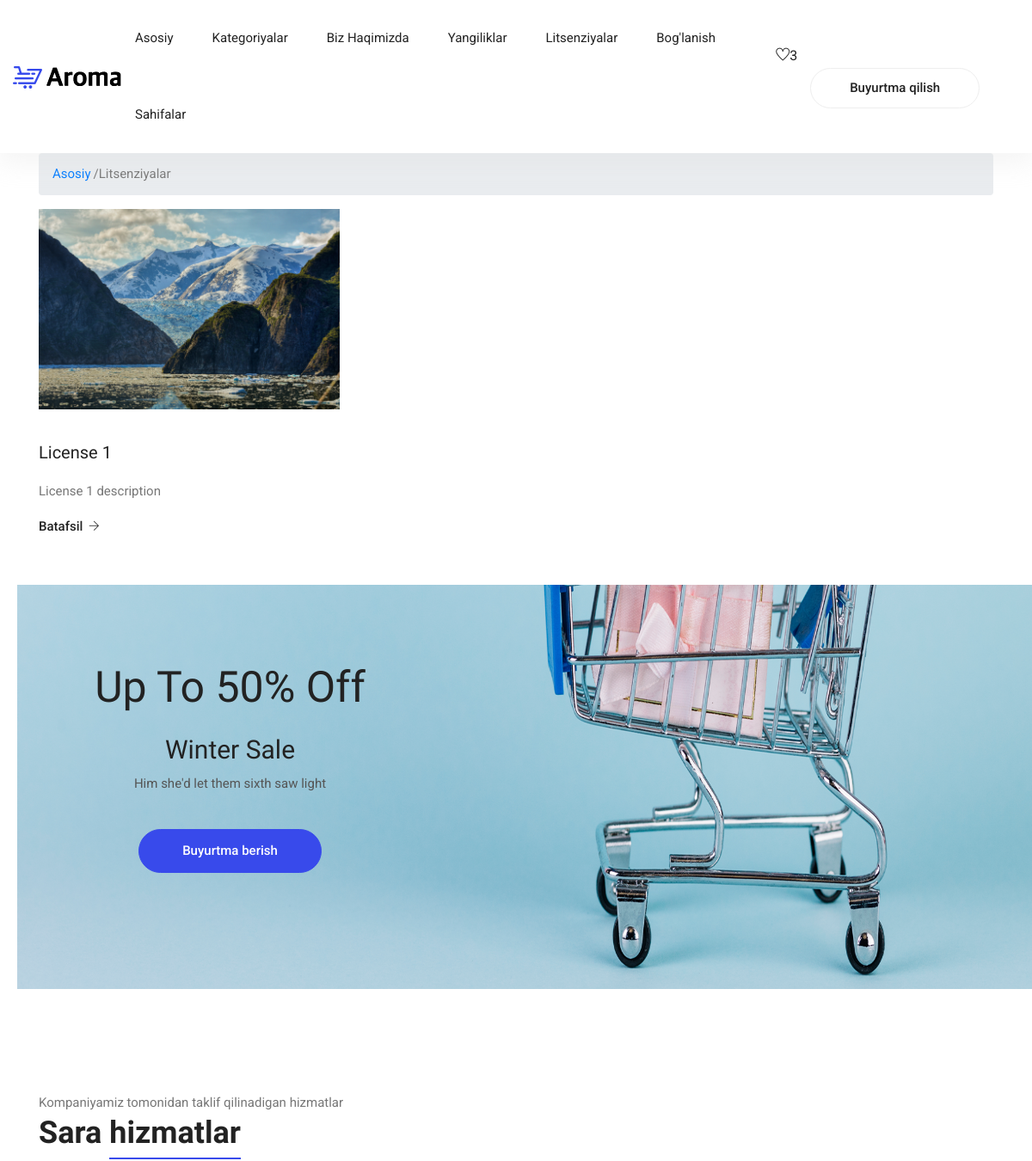
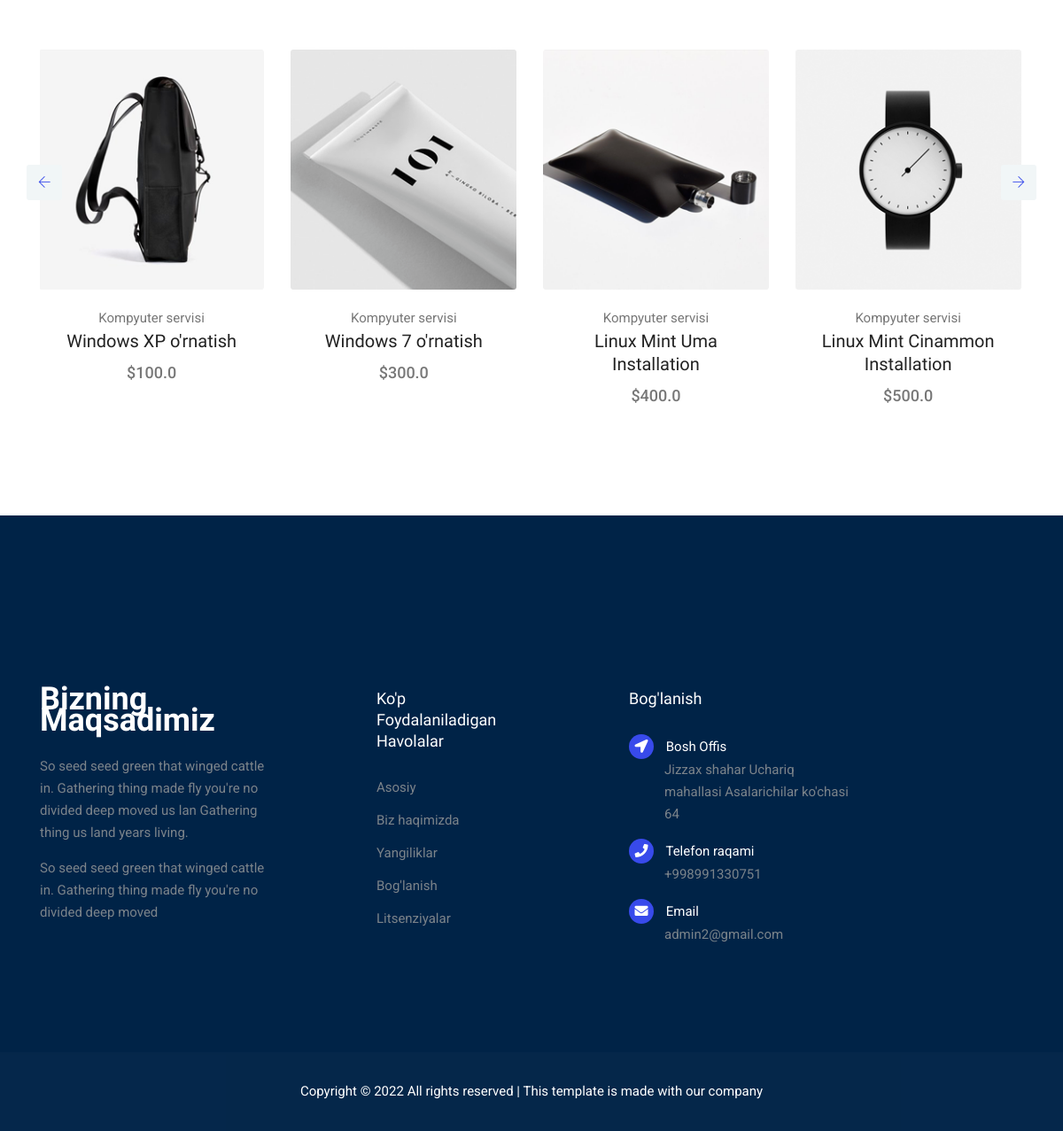
The page /lic/ on the database its author committed (2 pictures, top to bottom).
### home/models.py (models this page shows, shortened)
class License(models.Model):
    title = models.CharField(max_length=255)
    description = models.TextField()
    detail = RichTextUploadingField()
    image = models.ImageField(upload_to='lic_images/')
    create_at = models.DateTimeField(auto_now_add=True)
    update_at = models.DateTimeField(auto_now=True)

class Setting(models.Model):
    title = models.CharField(max_length=222)
    keywords = models.CharField(max_length=222)
    description = models.CharField(max_length=222)
    country = models.CharField(max_length=222,blank=True)
    address = models.CharField(max_length=222,blank=True)
    phone = models.CharField(max_length=222, blank=True)
    email = models.EmailField()
    facebook = models.CharField(max_length=222,blank=True)
    instagram = models.CharField(max_length=222,blank=True)
    twitter = models.CharField(max_length=222,blank=True)
    youtube = models.CharField(max_length=222,blank=True)
    aboutus = RichTextUploadingField()
    contact = RichTextUploadingField()
    create_at = models.DateTimeField(auto_now_add=True)
    update_at = models.DateTimeField(auto_now=True)

### product/models.py (models this page shows, shortened)
class Product(models.Model):
    STATUS = (
        ('True','Mavjud'),
        ('False','Mavjud emas'),
    )
    category = models.ForeignKey(Category,on_delete=models.CASCADE)
    title = models.CharField(max_length=222,unique=True)
    keywords = models.CharField(max_length=222,unique=True)
    description = models.CharField(max_length=222,blank=True)
    image = models.ImageField(upload_to='product_main/',blank=True)
    price = models.FloatField()
    detail = RichTextUploadingField()
    slug = models.SlugField(null=False,unique=True)
    status = models.CharField(max_length=15,choices=STATUS)
    create_at = models.DateTimeField(auto_now_add=True)
    update_at = models.DateTimeField(auto_now=True)
    def image_tag(self):
        return mark_safe('<img src="{}" height="50">'.format(self.image.url))
    image_tag.short_description = 'Image'

class Category(models.Model):
    title = models.CharField(max_length=222,unique=True)
    keywords = models.CharField(max_length=255,unique=True)
    slug = models.SlugField(null=False,unique=True)
    image = models.ImageField(upload_to = 'category_images/',blank=True)
    description = models.CharField(max_length=255,blank=True)
    create_at = models.DateTimeField(auto_now_add=True)
    update_at = models.DateTimeField(auto_now=True)
    def __str__(self):
        return self.title

### home/views.py (the view)
# urls.py: path('lic/',views.lic,name='lic'),
def lic(request):
    lic = License.objects.all().order_by('?')
    setting = Setting.objects.all()
    category = Category.objects.all()
    product_picked = Product.objects.all().order_by('?')[:8]
    context = {
        'lic':lic,
        'setting':setting,
        'category':category,
        'product_picked':product_picked,
    }
    return render(request,'lic.html',context)

### templates/lic.html (shortened to what this page needs)
{% extends 'base.html' %}
{% load static %}
{% block banner %}
<div id="breadcrumb">
    <div class="container">
        <ul class="breadcrumb">
            <li>
                <a href="/">Asosiy</a>
            </li>
            <span style="padding-left: 3px;"> /</span>
            <li class="active">
                Litsenziyalar
            </li>
        </ul>
    </div>
</div>
<section class="blog mt-3">
    <div class="container">
        <div class="row">
            {% for i in lic %}
            <div class="col-md-6 col-lg-4 mb-4 mb-lg-0">
                <div class="card card-blog">
                    <div class="card-blog__img">
                        <img class="card-img rounded-0" src="{{i.image.url}}" alt="">
                    </div>
                    <div class="card-body">
                        <h4 class="card-blog__title"><a href="/lic-detail/{{i.id}}/">{{i.title}}</a></h4>
                        <p>{{i.description}}</p>
                        <a class="card-blog__link" href="/lic-detail/{{i.id}}/">Batafsil <i
                                class="ti-arrow-right"></i></a>
                    </div>
                </div>
            </div>
            {% endfor %}
        </div>
    </div>
</section>
{% endblock %}
{% block content %}
<section class="offer" id="parallax-1" data-anchor-target="#parallax-1" data-300-top="background-position: 20px 30px"
    data-top-bottom="background-position: 0 20px">
    <div class="container">
        <div class="row">
            <div class="col-xl-5">
                <div class="offer__content text-center">
                    <h3>Up To 50% Off</h3>
                    <h4>Winter Sale</h4>
                    <p>Him she'd let them sixth saw light</p>
                    <a class="button button--active mt-3 mt-xl-4" href="{% url 'all_products' %}">Buyurtma berish</a>
                </div>
            </div>
        </div>
    </div>
</section>
<section class="section-margin calc-60px">
    <div class="container">
        <div class="section-intro pb-60px">
            <p>Kompaniyamiz tomonidan taklif qilinadigan hizmatlar</p>
            <h2>Sara <span class="section-intro__style">hizmatlar</span></h2>
        </div>
        <div class="owl-carousel owl-theme" id="bestSellerCarousel">
            {% for i in product_picked %}
            <div class="card text-center card-product">
                <div class="card-product__img">
                    <img class="img-fluid" src="{{i.image.url}}" alt="">
                </div>
                <div class="card-body">
                    <p>{{i.category}}</p>
                    <h4 class="card-product__title"><a href="/product-detail/{{i.id}}/">{{i.title}}</a></h4>
                    <p class="card-product__price">${{i.price|safe}}</p>
                </div>
            </div>
            {% endfor %}
        </div>
    </div>
</section>
{% endblock %}

### templates/footer.html
{% load static %}
<footer class="footer">
    <div class="footer-area">
        <div class="container">
            <div class="row section_gap">
                <div class="col-lg-3 col-md-6 col-sm-6">
                    <div class="single-footer-widget tp_widgets">
                        <h4 class="footer_title large_title">Bizning maqsadimiz</h4>
                        <p>
                            So seed seed green that winged cattle in. Gathering thing made fly you're no
                            divided deep moved us lan Gathering thing us land years living.
                        </p>
                        <p>
                            So seed seed green that winged cattle in. Gathering thing made fly you're no divided deep
                            moved
                        </p>
                    </div>
                </div>
                <div class="offset-lg-1 col-lg-2 col-md-6 col-sm-6">
                    <div class="single-footer-widget tp_widgets">
                        <h4 class="footer_title">Ko'p foydalaniladigan havolalar</h4>
                        <ul class="list">
                            <li><a href="/">Asosiy</a></li>
                            <li><a href="{% url 'aboutus' %}">Biz haqimizda</a></li>
                            <li><a href="{% url 'post' %}">Yangiliklar</a></li>
                            <li><a href="{% url 'contact' %}">Bog'lanish</a></li>
                            <li><a href="{% url 'lic' %}">Litsenziyalar</a></li>
                        </ul>
                    </div>
                </div>
                <div class="offset-lg-1 col-lg-3 col-md-6 col-sm-6">
                    <div class="single-footer-widget tp_widgets">
                        {% for i in setting %}
                        <h4 class="footer_title">Bog'lanish</h4>
                        <div class="ml-40">
                            <p class="sm-head">
                                <span class="fa fa-location-arrow"></span>
                                Bosh Offis
                            </p>
                            <p>{{i.address}}</p>
                            <p class="sm-head">
                                <span class="fa fa-phone"></span>
                                Telefon raqami
                            </p>
                            <p>
                                {{i.phone}}
                            </p>
                            <p class="sm-head">
                                <span class="fa fa-envelope"></span>
                                Email
                            </p>
                            <p>
                                {{i.email}}
                            </p>
                        </div>
                        {% endfor %}
                    </div>
                </div>
            </div>
        </div>
    </div>
    <div class="footer-bottom">
        <div class="container">
            <div class="row d-flex">
                <p class="col-lg-12 footer-text text-center">
                    Copyright &copy;
                    <script>document.write(new Date().getFullYear());</script> All rights reserved | This template is
                    made with our company
                </p>
            </div>
        </div>
    </div>
</footer>

### static/css/style.css (style rules this page uses)
body { color:#777;font-family:"Roboto",sans-serif;font-size:15px;font-weight:400;line-height:1.667 }
ul { list-style-type:none;margin:0;padding:0 }
h1,h2,h3,h4,h5,h6 { font-family:"Oswald",sans-serif;color:#222;line-height:1.1 }
h2,.h2 { font-size:36px;font-weight:600 }
h3,.h3 { font-size:26px;font-weight:600 }
@media (min-width: 600px) { h3,.h3 { font-size:36px } }
h4,.h4 { font-size:20px;font-weight:400;line-height:1.3 }
a { display:inline-block }
.section-margin { margin:45px 0 }
@media (min-width: 980px) { .section-margin { margin:70px 0 } }
@media (min-width: 1100px) { .section-margin { margin:120px 0 } }
@media (min-width: 1100px) { .section-margin.calc-60px { margin:120px 0 70px 0 } }
.pb-60px { padding-bottom:60px }
.ml-40 { margin-left:40px }
.section-intro p { margin-bottom:3px }
.section-intro__style { border-bottom:2px solid #384aeb;padding-bottom:8px }
.card-product { border:0;margin-bottom:30px }
.card-product p { margin-bottom:0 }
.card-product__img { position:relative }
.card-product__title a { color:#222 }
.card-product__price { font-size:18px;font-weight:500 }
.offer { background:url("../img/home/parallax-bg.png") right center no-repeat;background-size:cover }
@media (min-width: 1200px) { .offer { background-size:100% 100% } }
.offer__content { padding:100px 0 110px 0 }
@media (min-width: 1000px) { .offer__content { padding:122px 0 135px 0 } }
.offer__content h3 { font-size:35px;font-weight:400;margin-bottom:20px }
@media (min-width: 650px) { .offer__content h3 { font-size:50px;margin-bottom:25px } }
.offer__content h4 { font-size:30px }
.offer__content p { color:#555555 }
.card-blog { border:0 }
.card-blog .card-body { padding:25px 25px 25px 0 }
.card-blog__title { font-size:20px;margin-bottom:20px }
.card-blog__title a { color:#222 }
.card-blog__link { font-weight:500;color:#222 }
.card-blog__link i,.card-blog__link span { font-size:13px;padding-left:3px;display:inline-block;transition:all .5s ease }
.button { display:inline-block;border:1px solid #384aeb;border-radius:30px;color:#222;font-weight:500;padding:12px 50px;background:#384aeb;color:#fff;transition:all .4s ease }
.button--active { background:#384aeb;color:#fff }
.footer-area { background:#002347;padding:50px 0px 50px }
@media (min-width: 1000px) { .footer-area { padding:195px 0px 120px } }
.single-footer-widget p { margin-bottom:15px }
.single-footer-widget p:last-child { margin-bottom:0 }
.single-footer-widget .sm-head { color:#fff;margin-bottom:0px }
.single-footer-widget .sm-head span { position:relative;margin-left:-40px;margin-right:10px;display:inline-block;width:28px;height:28px;line-height:28px;text-align:center;background:#384aeb;color:#ffffff;border-radius:20px }
.tp_widgets .list li { margin-bottom:12px }
.tp_widgets .list li a { color:#7b838a;font-family:"Roboto",sans-serif }
.tp_widgets .list li:last-child { margin-bottom:0px }
.tp_widgets p { color:#7b838a }
.footer_title { font-size:18px;line-height:24px;font-weight:500;font-family:"Oswald",sans-serif;text-transform:capitalize;color:#fff;margin-bottom:28px }
.footer_title.large_title { font-size:36px;font-weight:600 }
.footer-bottom { background:rgba(0,35,71,0.980392);padding:32px }
.footer-bottom .footer-text { color:#fff;margin-bottom:0 }

### rows shown on the page
License: image (picture), title "License 1", description "License 1 description"
Product: image (picture), category "Kompyuter servisi", title "Windows XP o'rnatish", price "100.0"
Product: image (picture), category "Kompyuter servisi", title "Windows 7 o'rnatish", price "300.0"
Product: image (picture), category "Kompyuter servisi", title "Linux Mint Uma Installation", price "400.0"
Product: image (picture), category "Kompyuter servisi", title "Linux Mint Cinammon Installation", price "500.0"
Setting: address "Jizzax shahar Uchariq mahallasi Asalarichilar ko'chasi 64", phone "+998991330751", email "admin2@gmail.com"
